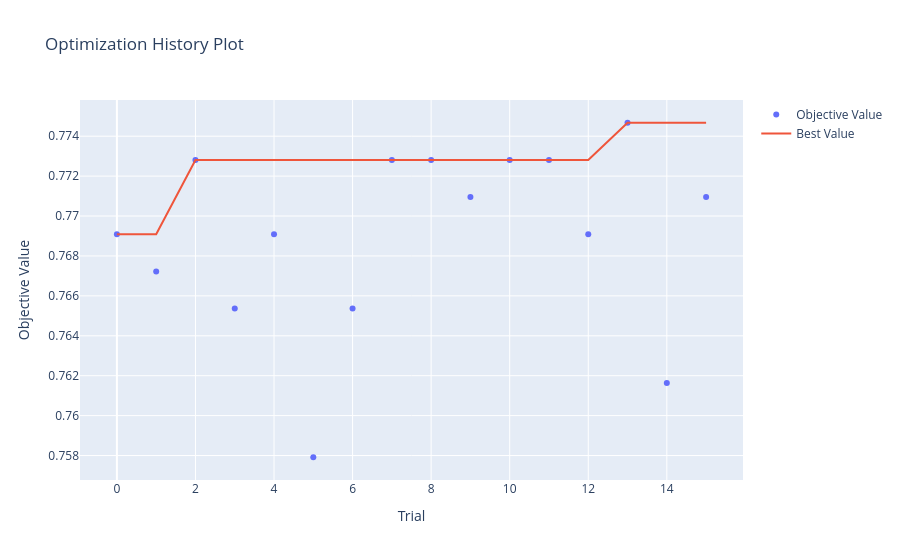

Here is the notebook cell this chart was saved with:
### Code cell
fig = plot_optimization_history(study)
fig.show()

### Figure 1 — Plotly figure (JSON) as saved in the notebook; plotly's stock layout.template omitted (floating-point values rounded to 4 significant figures)
{"data": [{"mode": "markers", "name": "Objective Value", "type": "scatter", "x": [0, 1, 2, 3, 4, 5, 6, 7, 8, 9, 10, 11, 12, 13, 14, 15], "y": [0.7691, 0.7672, 0.7728, 0.7654, 0.7691, 0.7579, 0.7654, 0.7728, 0.7728, 0.7709, 0.7728, 0.7728, 0.7691, 0.7747, 0.7616, 0.7709]}, {"mode": "lines", "name": "Best Value", "type": "scatter", "x": [0, 1, 2, 3, 4, 5, 6, 7, 8, 9, 10, 11, 12, 13, 14, 15], "y": [0.7691, 0.7691, 0.7728, 0.7728, 0.7728, 0.7728, 0.7728, 0.7728, 0.7728, 0.7728, 0.7728, 0.7728, 0.7728, 0.7747, 0.7747, 0.7747]}, {"marker": {"color": "#cccccc"}, "mode": "markers", "name": "Infeasible Trial", "showlegend": false, "type": "scatter", "x": [], "y": []}], "layout": {"title": {"text": "Optimization History Plot"}, "xaxis": {"title": {"text": "Trial"}}, "yaxis": {"title": {"text": "Objective Value"}}}}
